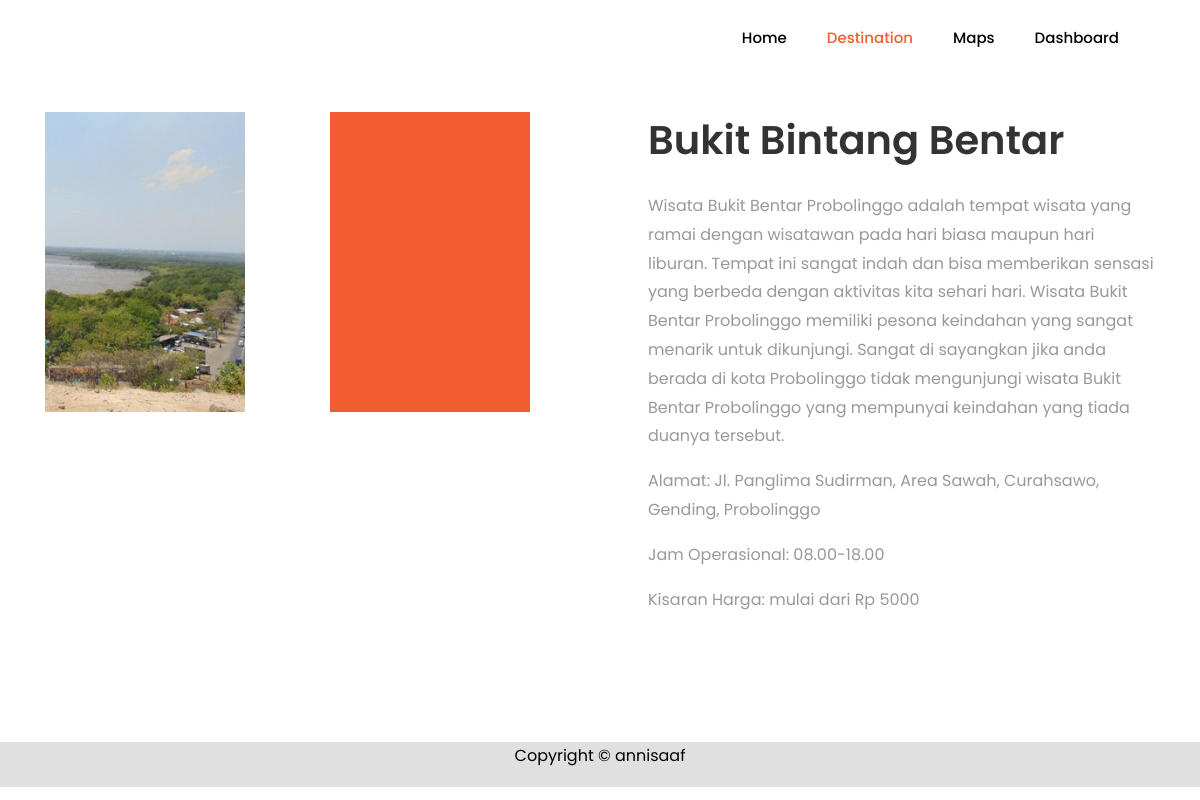
The page /tugas_akhir/konten/LK00016.php on the database its author committed.
### tables this page shows
CREATE TABLE `tb_konten` (
  `id_konten` varchar(255) NOT NULL,
  `id` varchar(255) NOT NULL,
  `deskripsi` longtext NOT NULL,
  `gambar_1` varchar(255) NOT NULL,
  `gambar_2` varchar(255) NOT NULL,
  `gambar_3` varchar(255) NOT NULL,
  `gambar_4` varchar(255) NOT NULL
);

CREATE TABLE `tb_lokasi` (
  `id` varchar(11) NOT NULL,
  `nama` varchar(255) NOT NULL,
  `gambar` varchar(255) NOT NULL,
  `kategori` varchar(255) NOT NULL,
  `lokasi` varchar(999) NOT NULL,
  `rate` varchar(100) NOT NULL,
  `kisaran_harga` varchar(100) NOT NULL,
  `jam_buka` varchar(255) NOT NULL,
  `latitude` varchar(255) NOT NULL,
  `longitude` varchar(255) NOT NULL,
  `redirect_link` varchar(255) NOT NULL
);

### tugas_akhir/konten/LK00016.php (the view, shortened to what this page needs)
<!DOCTYPE html>
<html lang="en">
<head>
	<link rel="stylesheet" href="https://stackpath.bootstrapcdn.com/font-awesome/4.7.0/css/font-awesome.min.css">
	<link rel="stylesheet" href="../css/animate.css">
	<link rel="stylesheet" href="../css/owl.carousel.min.css">
	<link rel="stylesheet" href="../css/owl.theme.default.min.css">
	<link rel="stylesheet" href="../css/magnific-popup.css">
	<link rel="stylesheet" href="../css/bootstrap-datepicker.css">
	<link rel="stylesheet" href="../css/jquery.timepicker.css">
	<link rel="stylesheet" href="../css/flaticon.css">
	<link rel="stylesheet" href="../css/style.css">
</head>
<body>
	<nav class="navbar navbar-expand-lg navbar-dark ftco_navbar bg-dark ftco-navbar-light" id="ftco-navbar">
		<div class="container">
			<div class="collapse navbar-collapse" id="ftco-nav">
				<ul class="navbar-nav ml-auto">
					<li class="nav-item"><a href="/tugas_akhir/index.php" class="nav-link" style="color:black;">Home</a></li>
					<li class="nav-item active"><a href="/tugas_akhir/destination.php" class="nav-link">Destination</a></li>
					<li class="nav-item"><a href="/tugas_akhir/mappings.php" class="nav-link" style="color:black;">Maps</a></li>
					<li class="nav-item"><a href="/tugas_akhir/dashboard-t/aplikasi/admin/dashboard.php" class="nav-link" style="color:black;">Dashboard</a></li>
				</ul>
			</div>
		</div>
	</nav>
    <?php
	include "../koneksi.php";
		$query =  mysqli_query($koneksi, 'SELECT * FROM tb_konten b INNER JOIN tb_lokasi j ON b.id = j.id WHERE b.id = "LK00016"');
		while ($d = mysqli_fetch_assoc($query)) {
	?>
		<section class="ftco-section services-section">
			<div class="container">
				<div class="row d-flex">
					<div class="col-md-6 order-md-last heading-section pl-md-5 ftco-animate d-flex align-items-center">
						<div class="w-100">
							<h2 class="mb-4"><?php echo $d['nama']?></h2>
							<p><?php echo $d['deskripsi']?></p>
							<p>Alamat: <?php echo $d['lokasi']?></p2>
                            <p>Jam Operasional: <?php echo $d['jam_buka']?></p2>
                            <p>Kisaran Harga: mulai dari Rp <?php echo $d['kisaran_harga']?></p2>
						</div>
					</div>
					<div class="col-md-6">
						<div class="row">
							<div class="col-md-12 col-lg-6">
								<div class="services services-1" style="background-image: url(../konten/images/<?php echo $d['gambar_1']; ?>); width:200px;height:300px;"></div>
							</div>
							<div class="col-md-12 col-lg-6">
								<div class="services services-1" style="background-image: url(../konten/images/<?php echo $d['gambar_2']; ?>); width:200px;height:300px;"></div>
							</div>
							<?php } ?>
						</div>
					</div>
				</div>
			</div>
		</section>
<footer class="" style="background-color: #E0E0E0;">
	<div class="row">
		<div class="col-md-12 text-center" style="color:black">
			<p>Copyright &copy; annisaaf</a></p>
		</div>
	</div>
</footer>
</body>
</html>

### rows shown on the page
tb_konten: id.nama "Bukit Bintang Bentar", deskripsi "Wisata Bukit Bentar Probolinggo adalah tempat wisata yang ramai dengan wisatawan pada hari biasa maupun hari liburan. Tempat ini sangat indah dan bisa memberikan sensasi yang berbeda dengan aktivitas kita sehari hari. Wisata Bukit Bentar Probolinggo memiliki pesona keindahan yang sangat menarik untuk dikunjungi. Sangat di sayangkan jika anda berada di kota Probolinggo tidak mengunjungi wisata Bukit Bentar Probolinggo yang mempunyai keindahan yang tiada duanya tersebut.", id.lokasi "Jl. Panglima Sudirman, Area Sawah, Curahsawo, Gending, Probolinggo", id.jam_buka "08.00-18.00", id.kisaran_harga "5000", gambar_1 (picture)
